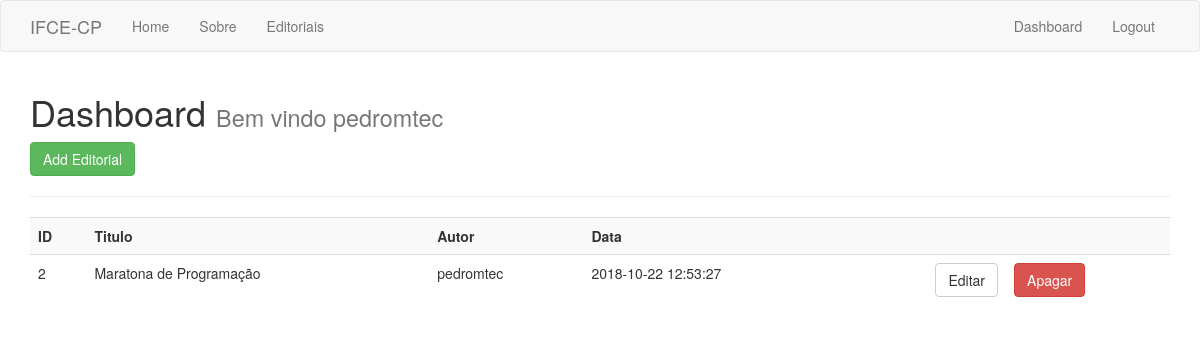
Before: /dashboard (signed in) with the older database file.
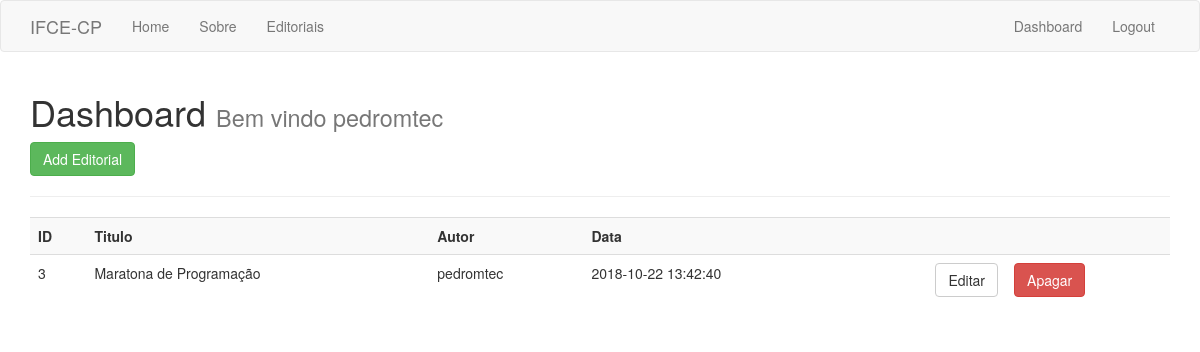
After: the same page with the newer database file.
### tables this page shows
CREATE TABLE editorials(
       id INTEGER NOT NULL PRIMARY KEY AUTOINCREMENT,
       title VARCHAR(255), 
       author VARCHAR(100),
       body TEXT,
       create_date TIMESTAMP DEFAULT CURRENT_TIMESTAMP);

### app.py (the view)
@app.route('/dashboard')
@is_logged_in
def dashboard():
    editorials = db.find_all("SELECT * FROM editorials where author = '{}'".format(session['username']))
    if len(editorials) > 0:
         return render_template('dashboard.html', editorials=editorials)
    else:
        return render_template('dashboard.html')

### app.py (called while the page is built)
def is_logged_in(f):
    @wraps(f)
    def wrap(*args, **kwargs):
        if 'logged_in' in session:
            return f(*args, **kwargs)
        else:
            flash('Não autorizado, faça o login', 'danger')
            return redirect(url_for('login'))
    return wrap

### db.py (called while the page is built)
    def find_all(self, sql):
        con = sqlite3.connect(self.path)
        cur = con.cursor()
        cur.execute(sql)
        data = cur.fetchall()
        con.commit()
        con.close()
        return data

### templates/dashboard.html (shortened to what this page needs)
{% extends 'layout.html' %}
{% block body %}
  <h1>Dashboard <small> Bem vindo {{session.username}}</small></h1>
  <a class="btn btn-success"href="/add_editorial" > Add Editorial</a>
  <hr>
  <table class="table table-striped">
      <tr>
        <th>ID</th>
        <th>Titulo</th>
        <th>Autor</th>
        <th>Data</th>
        <th></th>
        <th></th>
      </tr>
      {% for editorial in editorials %}
        <tr>
          <td>{{editorial[0]}}</td>
          <td>{{editorial[1]}}</td>
          <td>{{editorial[2]}}</td>
          <td>{{editorial[4]}}</td>
          <td><a href="edit_editorial/{{editorial[0]}}" class="btn btn-default pull-right">Editar</a></td>
          <td>
            <form action="{{url_for('delete_editorial', id=editorial[0])}}" method="post">
              <input type="submit" value="Apagar" class="btn btn-danger">
            </form>
          </td>
        </tr>
      {% endfor %}
    </table>
{% endblock %}

### templates/layout.html (shortened to what this page needs)
<!DOCTYPE html>
<html>
  <head>
    <link rel="stylesheet" href="https://maxcdn.bootstrapcdn.com/bootstrap/3.3.7/css/bootstrap.min.css">
  </head>
  <body>
    {% include 'includes/_navbar.html' %}
    <div class="container">
      {% block body %}{% endblock %}
    </div>
  </body>
</html>

### templates/includes/_navbar.html (shortened to what this page needs)
<nav class="navbar navbar-default">
    <div class="container">
    <div class="navbar-header">
        <a class="navbar-brand" href="#">IFCE-CP</a>
    </div>
    <div id="navbar" class="collapse navbar-collapse">
        <ul class="nav navbar-nav">
        <li><a href="/">Home</a></li>
        <li><a href="/about">Sobre</a></li>
        <li><a href="/editorials">Editoriais</a></li>
        </ul>
        <ul class="nav navbar-nav navbar-right">
            {% if session.logged_in %}
                <li><a href="/dashboard">Dashboard</a></li>
                <li><a href="/logout">Logout</a></li>
            {% else %}
                 <li><a href="/register">Register</a></li>
                 <li><a href="/login">Login</a></li>
            {% endif %}
        </ul>
    </div>
    </div>
</nav>

Changed rows visible on the page:
removed editorials: username "pedromtec", id "2", title "Maratona de Programação", author "pedromtec", create_date "2018-10-22 12:53:27"
added editorials: username "pedromtec", id "3", title "Maratona de Programação", author "pedromtec", create_date "2018-10-22 13:42:40"
